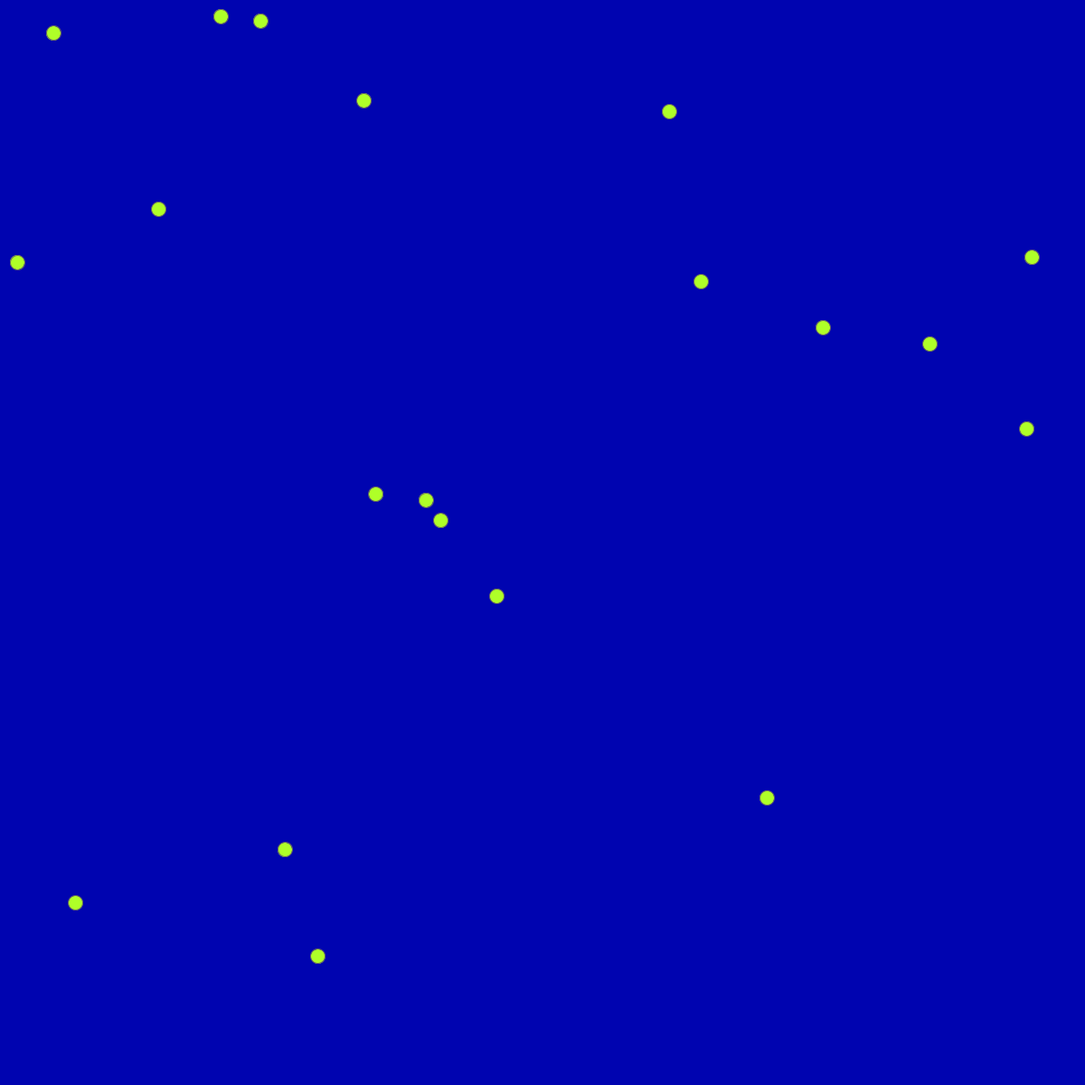
Frame 1 (no input)
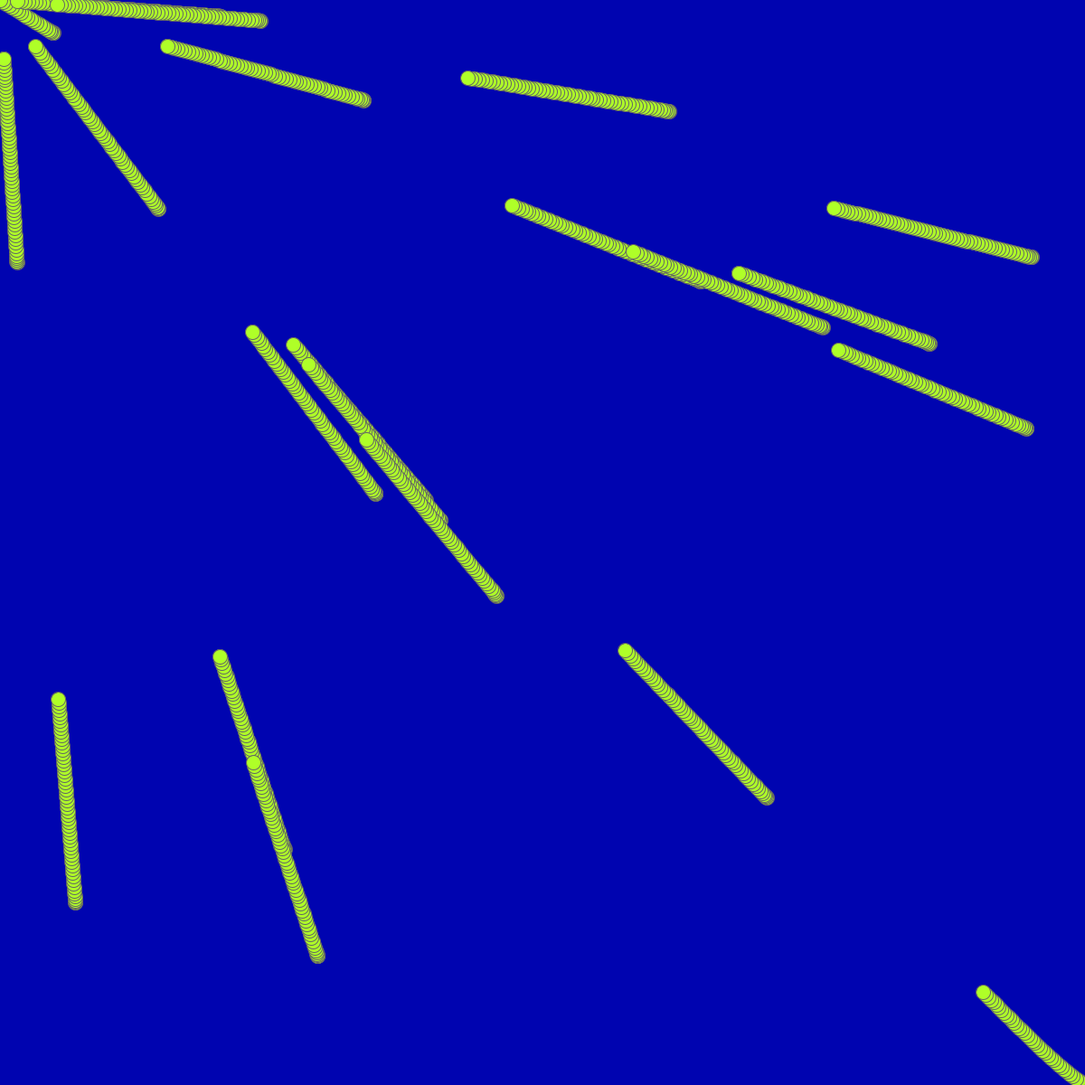
Frame 60 (the mouse pressed at the canvas centre just before this capture)
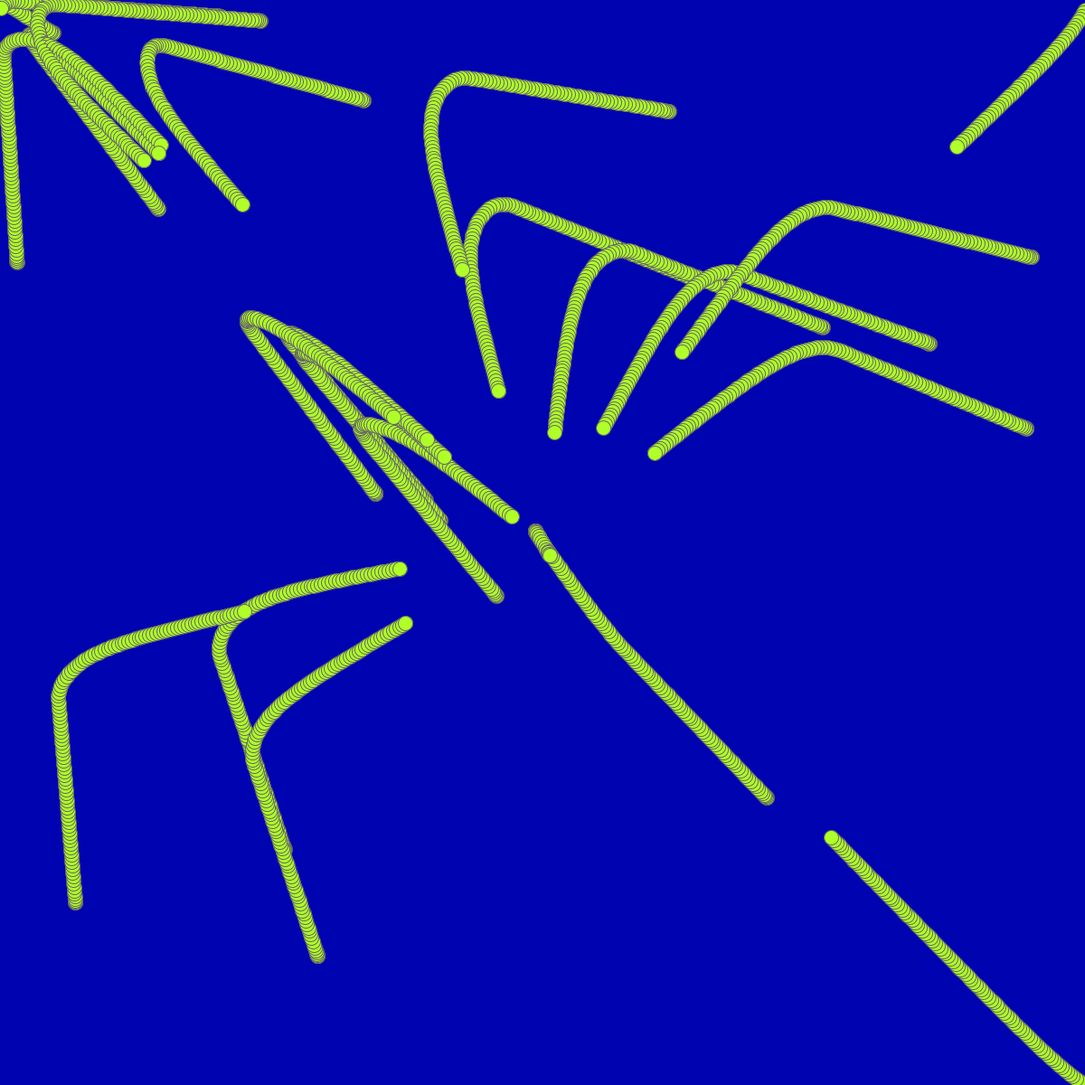
Frame 120 (the mouse held since frame 60 and released just before this capture)

The Processing sketch that drew these frames (run headless with seeded random() and noise(); from frame 60 on, the mouse is pressed at the canvas centre):

// Processing sketch: sketch_211004c
// ── sketch_211004c.pde
// Creating an array of objects.
Mover[] movers = new Mover[20];

void setup() {
  size(1200,1200);
  smooth();
  background(1200);
  // Initializing all the elements of the array
  for (int i = 0; i < movers.length; i++) {
    movers[i] = new Mover();
  }
}

void draw() {
  noStroke();
  fill(500,10);
  rect(0,0,width,height);

  // Calling functions of all of the objects in the array.
  for (int i = 0; i < movers.length; i++) {
    movers[i].update();
    movers[i].checkEdges();
    movers[i].display();
  }
}

class Mover {

  PVector location;
  PVector velocity;
  PVector acceleration;
  float topspeed;

  Mover() {
    location = new PVector(random(width),random(height));
    velocity = new PVector(0,0);
    topspeed = 4;
  }

  void update() {

    // Our algorithm for calculating acceleration:
    PVector mouse = new PVector(mouseX,mouseY);
    PVector dir = PVector.sub(mouse,location);  // Find vector pointing towards mouse
    dir.normalize();     // Normalize
    dir.mult(0.5);       // Scale
    acceleration = dir;  // Set to acceleration

    // Motion 101!  Velocity changes by acceleration.  Location changes by velocity.
    velocity.add(acceleration);
    velocity.limit(topspeed);
    location.add(velocity);
  }

  void display() {
    stroke(100);
    fill(175,800,40);
    ellipse(location.x,location.y,16,16);
  }

  void checkEdges() {

    if (location.x > width) {
      location.x = 0;
    } else if (location.x < 0) {
      location.x = width;
    }

    if (location.y > height) {
      location.y = 0;
    }  else if (location.y < 0) {
      location.y = height;
    }

  }

}
